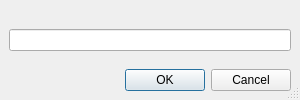
<ui version="4.0" >
 <class>LineEditDialog</class>
 <widget class="QDialog" name="LineEditDialog" >
  <property name="geometry" >
   <rect>
    <x>0</x>
    <y>0</y>
    <width>300</width>
    <height>100</height>
   </rect>
  </property>
  <property name="sizeGripEnabled" >
   <bool>true</bool>
  </property>
  <layout class="QVBoxLayout" >
   <property name="margin" >
    <number>9</number>
   </property>
   <property name="spacing" >
    <number>6</number>
   </property>
   <item>
    <widget class="QLabel" name="label" >
     <property name="buddy" >
      <cstring>lineEdit</cstring>
     </property>
    </widget>
   </item>
   <item>
    <widget class="QLineEdit" name="lineEdit" >
     <property name="whatsThis" >
      <string>Enter your input here.</string>
     </property>
    </widget>
   </item>
   <item>
    <spacer>
     <property name="orientation" >
      <enum>Qt::Vertical</enum>
     </property>
     <property name="sizeHint" >
      <size>
       <width>20</width>
       <height>40</height>
      </size>
     </property>
    </spacer>
   </item>
   <item>
    <widget class="QDialogButtonBox" name="buttonBox" >
     <property name="whatsThis" >
      <string>Click here to close this window, and either confirm your input, or cancel the current operation.</string>
     </property>
     <property name="orientation" >
      <enum>Qt::Horizontal</enum>
     </property>
     <property name="standardButtons" >
      <set>QDialogButtonBox::Cancel|QDialogButtonBox::NoButton|QDialogButtonBox::Ok</set>
     </property>
    </widget>
   </item>
  </layout>
 </widget>
 <resources/>
 <connections>
  <connection>
   <sender>buttonBox</sender>
   <signal>accepted()</signal>
   <receiver>LineEditDialog</receiver>
   <slot>accept()</slot>
   <hints>
    <hint type="sourcelabel" >
     <x>248</x>
     <y>254</y>
    </hint>
    <hint type="destinationlabel" >
     <x>131</x>
     <y>56</y>
    </hint>
   </hints>
  </connection>
  <connection>
   <sender>buttonBox</sender>
   <signal>rejected()</signal>
   <receiver>LineEditDialog</receiver>
   <slot>reject()</slot>
   <hints>
    <hint type="sourcelabel" >
     <x>316</x>
     <y>260</y>
    </hint>
    <hint type="destinationlabel" >
     <x>131</x>
     <y>56</y>
    </hint>
   </hints>
  </connection>
 </connections>
</ui>
